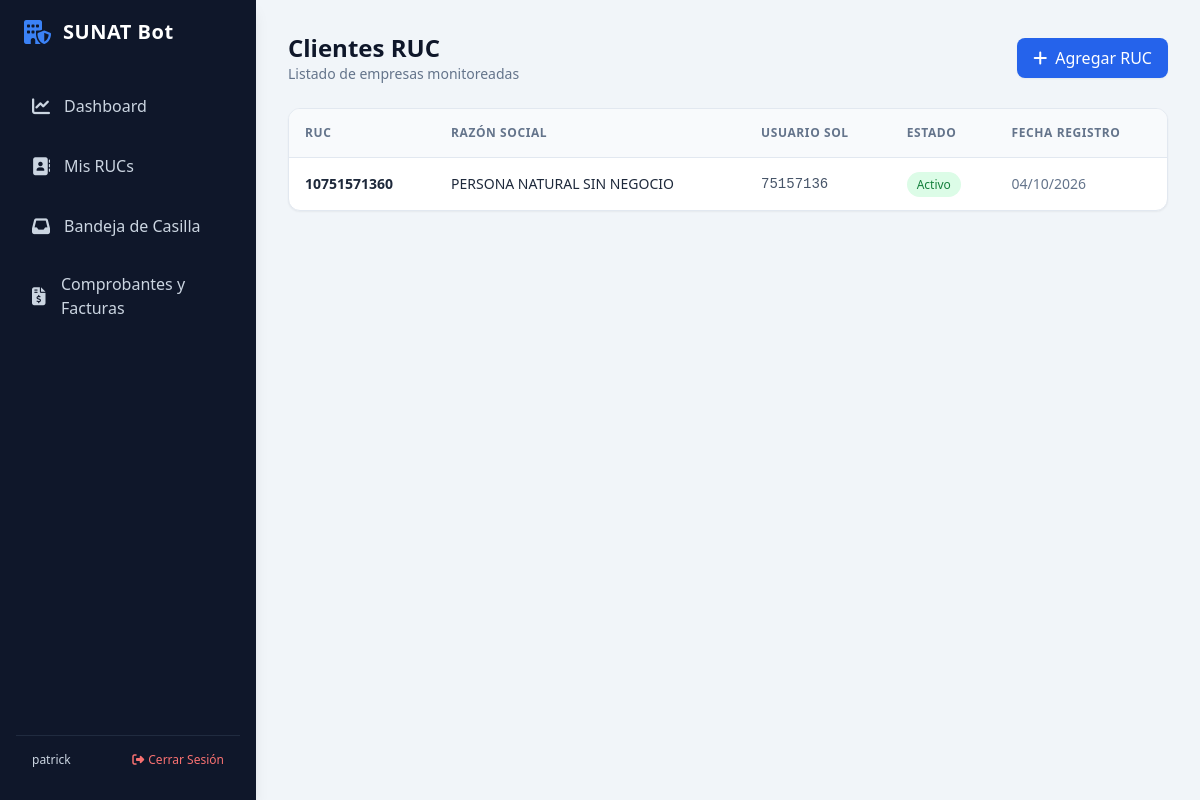
Page /rucs/ (signed in) on the earlier database version.
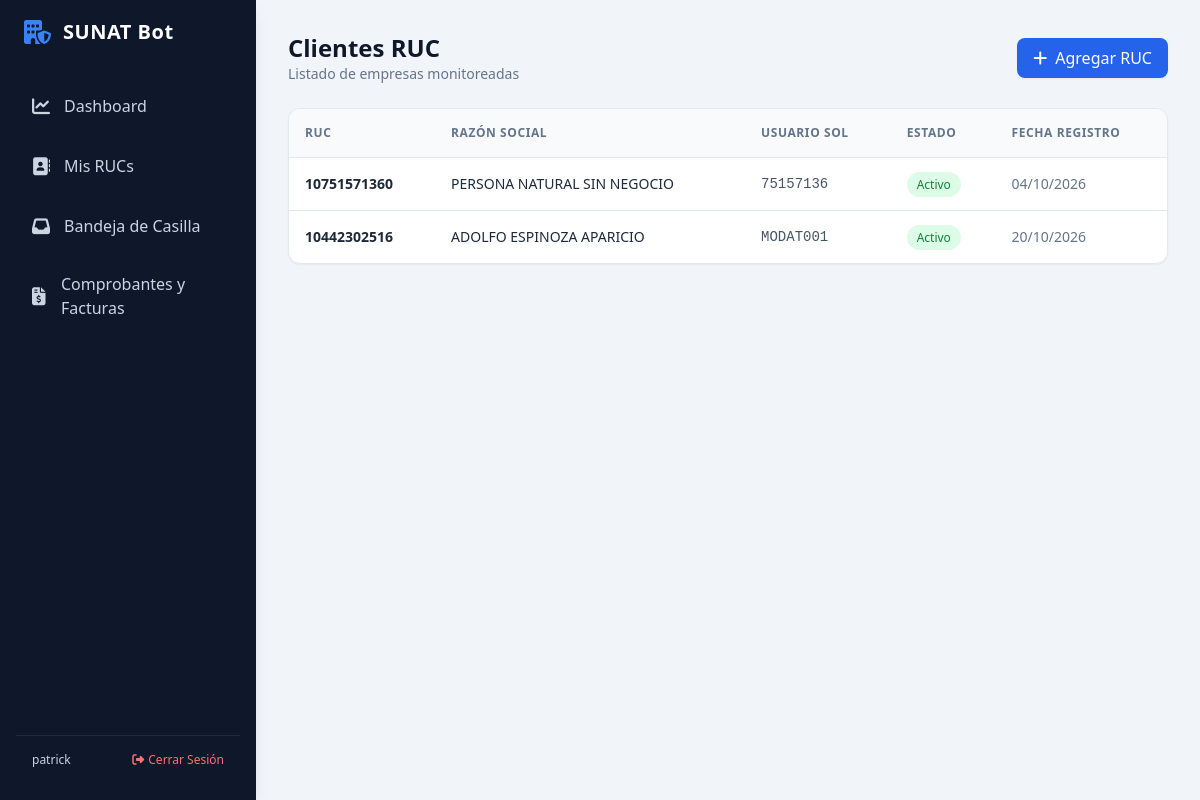
Same page on the later database version.
### clientes/models.py (models this page shows, shortened)
class ClienteRuc(models.Model):
    estudio = models.ForeignKey(PerfilEstudio, on_delete=models.CASCADE, related_name='rucs')
    razon_social = models.CharField(max_length=200)
    ruc = models.CharField(max_length=11)
    dni_representante = models.CharField(max_length=15, blank=True, null=True)
    usuario_sol = models.CharField(max_length=50)
    _clave_sol = models.CharField(max_length=255, db_column='clave_sol')
    activo = models.BooleanField(default=True)
    fecha_registro = models.DateTimeField(auto_now_add=True)
    @property
    def clave_sol(self):
        return desencriptar_texto(self._clave_sol)
    @clave_sol.setter
    def clave_sol(self, raw_password):
        self._clave_sol = encriptar_texto(raw_password)

### clientes/views.py (the view)
# urls.py: path('rucs/', views.lista_rucs_view, name='lista_rucs'),
@login_required
def lista_rucs_view(request):
    estudio, _ = PerfilEstudio.objects.get_or_create(usuario=request.user)
    rucs = ClienteRuc.objects.filter(estudio=estudio)
    return render(request, 'lista_rucs.html', {'rucs': rucs})

### templates/lista_rucs.html (shortened to what this page needs)
{% extends 'base.html' %}
{% block content %}
<div class="max-w-7xl mx-auto space-y-6">
    <div class="flex justify-between items-center">
        <div>
            <h1 class="text-2xl font-bold text-slate-900">Clientes RUC</h1>
            <p class="text-sm text-slate-500">Listado de empresas monitoreadas</p>
        </div>
        <a href="{% url 'crear_ruc' %}" class="bg-blue-600 hover:bg-blue-700 text-white font-medium px-4 py-2 rounded-lg shadow-sm transition">
            <i class="fa-solid fa-plus mr-2"></i>Agregar RUC
        </a>
    </div>
    <div class="bg-white rounded-xl shadow-sm border border-slate-200 overflow-hidden">
        <table class="w-full text-left border-collapse">
            <thead class="bg-slate-50 border-b border-slate-200 text-xs text-slate-500 uppercase tracking-wider">
                <tr>
                    <th class="p-4">RUC</th>
                    <th class="p-4">Razón Social</th>
                    <th class="p-4">Usuario SOL</th>
                    <th class="p-4">Estado</th>
                    <th class="p-4">Fecha Registro</th>
                </tr>
            </thead>
            <tbody class="divide-y divide-slate-200 text-sm">
                {% for ruc in rucs %}
                <tr class="hover:bg-slate-50">
                    <td class="p-4 font-semibold text-slate-800">{{ ruc.ruc }}</td>
                    <td class="p-4">{{ ruc.razon_social }}</td>
                    <td class="p-4 font-mono text-slate-600">{{ ruc.usuario_sol }}</td>
                    <td class="p-4">
                        {% if ruc.activo %}
                        <span class="bg-green-100 text-green-700 text-xs px-2.5 py-1 rounded-full font-medium">Activo</span>
                        {% else %}
                        <span class="bg-red-100 text-red-700 text-xs px-2.5 py-1 rounded-full font-medium">Inactivo</span>
                        {% endif %}
                    </td>
                    <td class="p-4 text-slate-500">{{ ruc.fecha_registro|date:"d/m/Y" }}</td>
                </tr>
                {% empty %}
                <tr>
                    <td colspan="5" class="p-8 text-center text-slate-400">
                        No hay RUCs registrados aún. Registra uno desde el panel de administración.
                    </td>
                </tr>
                {% endfor %}
            </tbody>
        </table>
    </div>
</div>
{% endblock %}

### templates/base.html (shortened to what this page needs)
<!DOCTYPE html>
<html lang="es">
<head>
    <script src="https://cdn.tailwindcss.com"></script>
    <link rel="stylesheet" href="https://cdnjs.cloudflare.com/ajax/libs/font-awesome/6.4.0/css/all.min.css">
</head>
<body class="bg-slate-100 font-sans antialiased text-slate-800 flex h-screen overflow-hidden">
    <aside class="w-64 bg-slate-900 text-white flex flex-col justify-between p-4 shadow-lg">
        <div>
            <div class="flex items-center space-x-3 mb-8 px-2">
                <i class="fa-solid fa-building-shield text-blue-500 text-2xl"></i>
                <span class="font-bold text-xl tracking-wide">SUNAT Bot</span>
            </div>
            <nav class="space-y-2">
               <a href="{% url 'dashboard' %}" class="flex items-center space-x-3 px-4 py-3 rounded-lg hover:bg-slate-800 transition text-slate-300 hover:text-white">
                   <i class="fa-solid fa-chart-line text-lg w-5"></i>
                   <span>Dashboard</span>
               </a>
               <a href="{% url 'lista_rucs' %}" class="flex items-center space-x-3 px-4 py-3 rounded-lg hover:bg-slate-800 transition text-slate-300 hover:text-white">
                   <i class="fa-solid fa-address-book text-lg w-5"></i>
                   <span>Mis RUCs</span>
               </a>
               <a href="{% url 'bandeja_casilla' %}" class="flex items-center space-x-3 px-4 py-3 rounded-lg hover:bg-slate-800 transition text-slate-300 hover:text-white">
                   <i class="fa-solid fa-inbox text-lg w-5"></i>
                   <span>Bandeja de Casilla</span>
               </a>
               <a href="{% url 'lista_comprobantes' %}" class="flex items-center space-x-3 px-4 py-3 rounded-lg hover:bg-slate-800 transition text-slate-300 hover:text-white">
                   <i class="fa-solid fa-file-invoice-dollar text-lg w-5"></i>
                   <span>Comprobantes y Facturas</span>
               </a>
            </nav>
        </div>
        <div class="p-4 border-t border-slate-700/50 flex items-center justify-between text-xs text-slate-400">
            <span class="font-medium text-slate-300">{{ request.user.username }}</span>
            <a href="{% url 'logout' %}" class="text-red-400 hover:text-red-300 transition font-medium flex items-center gap-1">
                <i class="fa-solid fa-right-from-bracket"></i>
                Cerrar Sesión
            </a>
        </div>
    </aside>
    <main class="flex-1 overflow-y-auto p-8">
        {% block content %}
        {% endblock %}
    </main>
</body>
</html>

Differences in the rows shown:
added ClienteRuc: ruc "10442302516", razon_social "ADOLFO ESPINOZA APARICIO", usuario_sol "MODAT001", activo "Activo", fecha_registro "20/10/2026"
